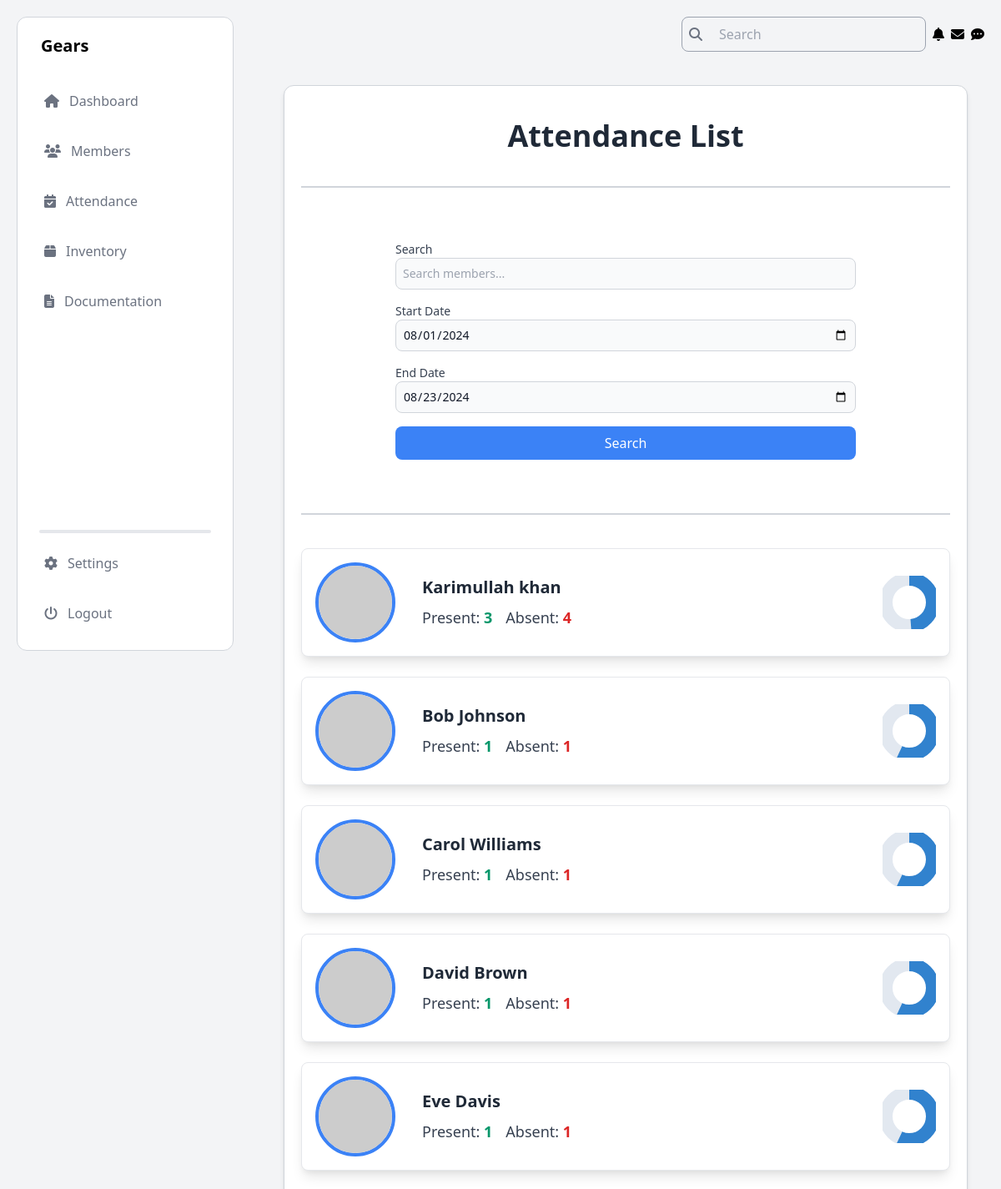
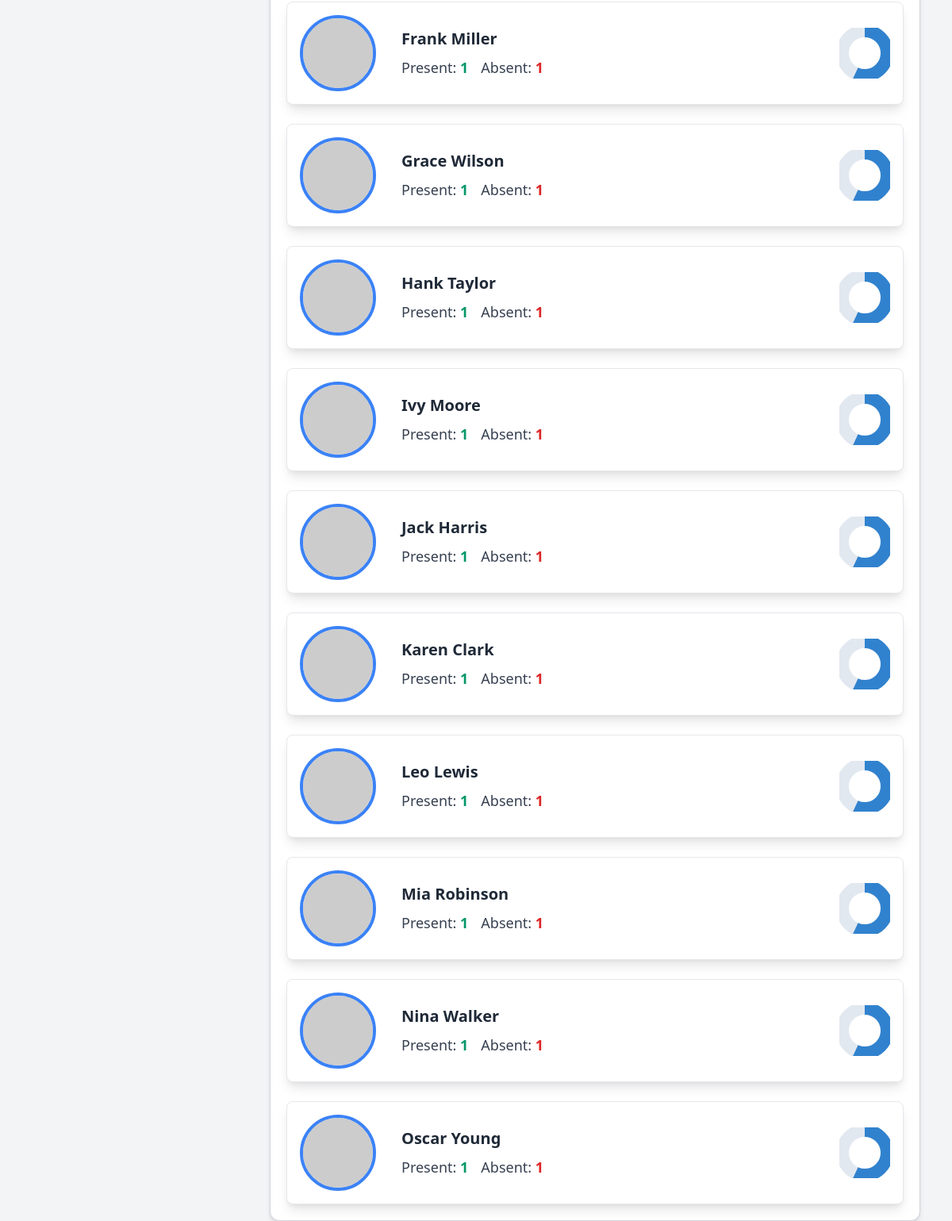
The page /view-attendance/ on the database its author committed (2 pictures, top to bottom).
### Members/models.py (models this page shows, shortened)
class Member(models.Model):
    CATEGORY_CHOICES = [
        ('Student', 'Student'),
        ('Alumni', 'Alumni'),
    ]
    DEPARTMENT_CHOICES = [
        ('Computer Science', 'Computer Science'),
        ('Software Engineering', 'Software Engineering'),
        ('Information Technology', 'Information Technology'),
    ]
    DESIGNATION_CHOICES = [
        ('President', 'President'),
        ('Vice President', 'Vice President'),
        ('General Secretary', 'General Secretary'),
        ('Information Secretary', 'Information Secretary'),
        ('Finance Secretary', 'Finance Secretary'),
        ('Media Head', 'Media Head'),
        ('Event Head', 'Event Head'),
        ('Documentation Head', 'Documentation Head'),
        ('Member', 'Member'),
    ]
    BATCH_CHOICES = [
        ('SP-25', 'SP-25'),
        ('FA-25', 'FA-25'),
        ('SP-24', 'SP-24'),
        ('FA-24', 'FA-24'),
        ('FA-23', 'FA-23'),
        ('SP-23', 'SP-23'),
        ('FA-22', 'FA-22'),
        ('SP-22', 'SP-22'),
        ('FA-21', 'FA-21'),
        ('SP-21', 'SP-21'),
        ('FA-20', 'FA-20'),
        ('SP-20', 'SP-20'),
        ('FA-19', 'FA-19'),
        ('SP-19', 'SP-19'),
        ('FA-18', 'FA-18'),
        ('SP-18', 'SP-18'),
        ('FA-17', 'FA-17'),
        ('SP-17', 'SP-17'),
        ('FA-16', 'FA-16'),
        ('SP-16', 'SP-16'),
    ]
    STATUS_CHOICES = [
        ('Active', 'Active'),
        ('Inactive', 'Inactive'),
        ('On Warning', 'On Warning'),
        ('Terminated', 'Terminated'),
    ]
    category = models.CharField(max_length=10, choices=CATEGORY_CHOICES)
    name = models.CharField(max_length=100)
    cnic = models.CharField(max_length=15)
    phone_no = models.CharField(max_length=11)
    email = models.EmailField()
    batch_year = models.CharField(max_length=10, default='FA-23')
    dept_degree = models.CharField(max_length=10, default='BSCS')
    roll_num = models.CharField(max_length=10, default='000')
    department = models.CharField(max_length=50, choices=DEPARTMENT_CHOICES)
    batch = models.CharField(max_length=10, choices=BATCH_CHOICES, default='FA-23')
    address = models.CharField(max_length=255)
    joining_date = models.DateField()
    designation = models.CharField(max_length=50, choices=DESIGNATION_CHOICES)
    status = models.CharField(max_length=20, choices=STATUS_CHOICES, default='Inactive')

### Members/views.py (the view, shortened to what this page needs)
# urls.py: path('view-attendance/', views.check_attendance, name='attendance_view'),
def check_attendance(request):
    search_query = request.GET.get('search', '')
    start_date = request.GET.get('start_date', '')
    end_date = request.GET.get('end_date', '')
    if not start_date:
        start_date = datetime.today().strftime('%Y-%m-01')
    if not end_date:
        end_date = datetime.today().strftime('%Y-%m-%d')
    try:
        start_date_obj = datetime.strptime(start_date, '%Y-%m-%d').date()
        end_date_obj = datetime.strptime(end_date, '%Y-%m-%d').date()
    except ValueError:
        start_date_obj = datetime.today().date().replace(day=1)
        end_date_obj = datetime.today().date()
    attendance_records = Attendance.objects.filter(
        date__range=[start_date_obj, end_date_obj]
    ).select_related('member')
    if search_query:
        attendance_records = attendance_records.filter(
            Q(member__name__icontains=search_query) | Q(member__email__icontains=search_query)
        )
    member_attendance = {}
    total_present = 0
    total_absent = 0
    for record in attendance_records:
        member = record.member
        if member not in member_attendance:
            member_attendance[member] = {'present': 0, 'absent': 0}
        if record.present:
            member_attendance[member]['present'] += 1
            total_present += 1
        if record.absent:
            member_attendance[member]['absent'] += 1
            total_absent += 1
    members = []
    for member, attendance in member_attendance.items():
        total_days = attendance['present'] + attendance['absent']
        present_percentage = (attendance['present'] / total_days * 100) if total_days else 0
        absent_percentage = 100 - present_percentage
        members.append({
            'name': member.name,
            'designation': member.designation,
            'present': attendance['present'],
            'absent': attendance['absent'],
            'present_percentage': present_percentage,
            'absent_percentage': absent_percentage,
        })
    context = {
        'members': members,
        'search_query': search_query,
        'start_date': start_date,
        'end_date': end_date,
        'total_present': total_present,
        'total_absent': total_absent,
    }
    return render(request, 'Members/view_attendence.html', context)

### Members/templates/Members/view_attendence.html (shortened to what this page needs)
{% load static tailwind_tags %}
<!DOCTYPE html>
<html lang="en">
<head>
    <link rel="stylesheet" href="https://cdnjs.cloudflare.com/ajax/libs/font-awesome/6.6.0/css/all.min.css" />
    {% tailwind_css %}
</head>
<body class="flex bg-gray-100">
    <aside class="h-screen w-1/4 p-5 fixed">
        {% include "Dashboard/admin_nav.html" %}
    </aside>
    <section class="h-screen w-3/4 p-5 absolute inset-y-0 right-0">
        {% include "Dashboard/admin_header.html" %}
        <section class="h-screen w-full p-5">
            <main class="mt-5 p-5 mx-auto max-w-6xl bg-white rounded-xl border border-gray-300 shadow-md">
                <h1 class="mt-5 font-bold text-center text-4xl text-gray-800 mb-8">Attendance List</h1>
                <hr class="my-10 border border-gray-300" />
                <div class="form-container mb-10">
                    <form method="GET" action="{% url 'attendance_view' %}">
                        <div class="mb-4">
                            <label for="search" class="block text-sm font-medium text-gray-700">Search</label>
                            <input type="text" id="search" name="search" value="{{ search_query }}" placeholder="Search members..." class="bg-gray-50 border border-gray-300 text-gray-900 text-sm rounded-lg focus:ring-blue-500 focus:border-blue-500 block w-full p-2">
                        </div>
                        <div class="mb-4">
                            <label for="start_date" class="block text-sm font-medium text-gray-700">Start Date</label>
                            <input type="date" id="start_date" name="start_date" value="{{ start_date }}" class="bg-gray-50 border border-gray-300 text-gray-900 text-sm rounded-lg focus:ring-blue-500 focus:border-blue-500 block w-full p-2">
                        </div>
                        <div class="mb-4">
                            <label for="end_date" class="block text-sm font-medium text-gray-700">End Date</label>
                            <input type="date" id="end_date" name="end_date" value="{{ end_date }}" class="bg-gray-50 border border-gray-300 text-gray-900 text-sm rounded-lg focus:ring-blue-500 focus:border-blue-500 block w-full p-2">
                        </div>
                        <button type="submit" class="p-2 block w-full bg-blue-500 text-white rounded-lg">Search</button>
                    </form>
                </div>
                <hr class="my-10 border border-gray-300" />
                <div class="space-y-6">
                    {% for member in members %}
                    <div class="card bg-white border border-gray-200 rounded-lg shadow-lg p-4 flex items-center space-x-4">
                        <div class="flex-shrink-0">
                            <img src="https://via.placeholder.com/100" alt="{{ member.name }}" class="w-24 h-24 rounded-full object-cover border-4 border-blue-500" />
                        </div>
                        <div class="flex-grow flex flex-col space-y-2">
                            <div class="details">
                                <h3 class="member-name text-xl font-semibold text-gray-800">{{ member.name }}</h3>
                            </div>
                            <div class="flex space-x-4">
                                <p class="text-lg text-gray-700">Present: <span class="font-semibold text-green-600">{{ member.present }}</span></p>
                                <p class="text-lg text-gray-700">Absent: <span class="font-semibold text-red-600">{{ member.absent }}</span></p>
                            </div>
                        </div>
                        <div class="chart-container w-16 h-16 flex-shrink-0">
                            <svg viewBox="0 0 32 32" class="w-full h-full transform rotate-[-90deg]">
                                <circle class="donut-segment donut-segment-bg" cx="16" cy="16" r="14" stroke="#e2e8f0"/>
                                <circle class="donut-segment donut-segment-fill"
                                    stroke-dasharray="{{ member.present_percentage }} {{ member.absent_percentage }}"
                                    cx="16" cy="16" r="14" stroke="#3182ce"/>
                            </svg>
                        </div>
                    </div>
                    {% endfor %}
                </div>
            </main>
        </section>
    </section>
</body>
</html>

### Members/templates/Members/view_attendence.html (style rules this page uses)
body { background-color: #f0f4f8; font-family: 'Inter', sans-serif; }
.form-container { max-width: 600px; margin: 0 auto; padding: 1.5rem; background-color: #ffffff; }
.card { animation: fadeInUp 0.5s ease-out forwards; transition: transform 0.2s, box-shadow 0.2s; border-radius: 12px; box-shadow: 0 6px 15px rgba(0, 0, 0, 0.1); padding: 1.5rem; display: flex; align-items: center; gap: 1rem; background: white; border: 1px solid #e2e8f0; width: 100%; max-width: 100%; }
.chart-container { width: 6rem; height: 6rem; margin-right: 60px; display: flex; align-items: center; justify-content: center; position: relative; }
.chart-container svg { width: 100%; height: 100%; transform: rotate(-90deg); }

### rows shown on the page
Member: name "Karimullah khan"
Member: name "Bob Johnson"
Member: name "Carol Williams"
Member: name "David Brown"
Member: name "Eve Davis"
Member: name "Frank Miller"
Member: name "Grace Wilson"
Member: name "Hank Taylor"
Member: name "Ivy Moore"
Member: name "Jack Harris"
Member: name "Karen Clark"
Member: name "Leo Lewis"
Member: name "Mia Robinson"
Member: name "Nina Walker"
Member: name "Oscar Young"

### other values the page prints
{{ member.present }} "3" "1" "1" "1" "1" "1" "1" "1" "1" "1" "1" "1" "1" "1" "1"
{{ member.absent }} "4" "1" "1" "1" "1" "1" "1" "1" "1" "1" "1" "1" "1" "1" "1"
